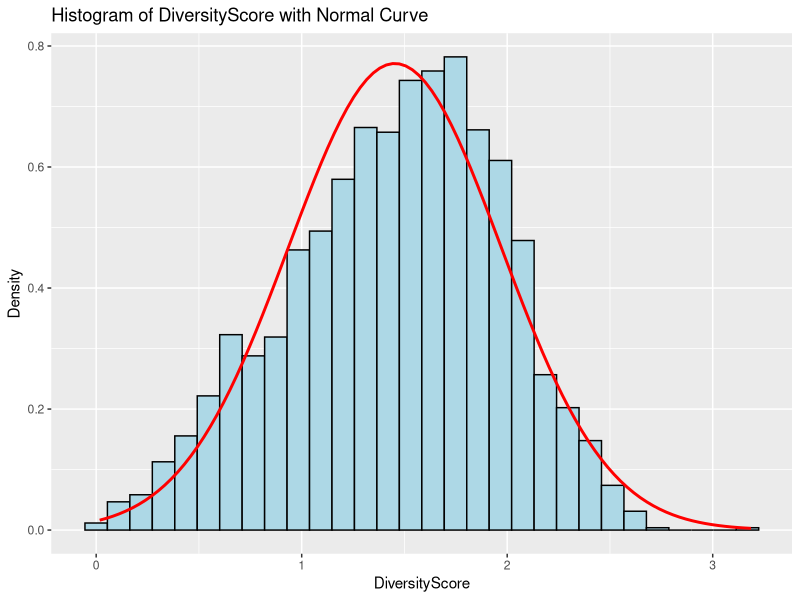
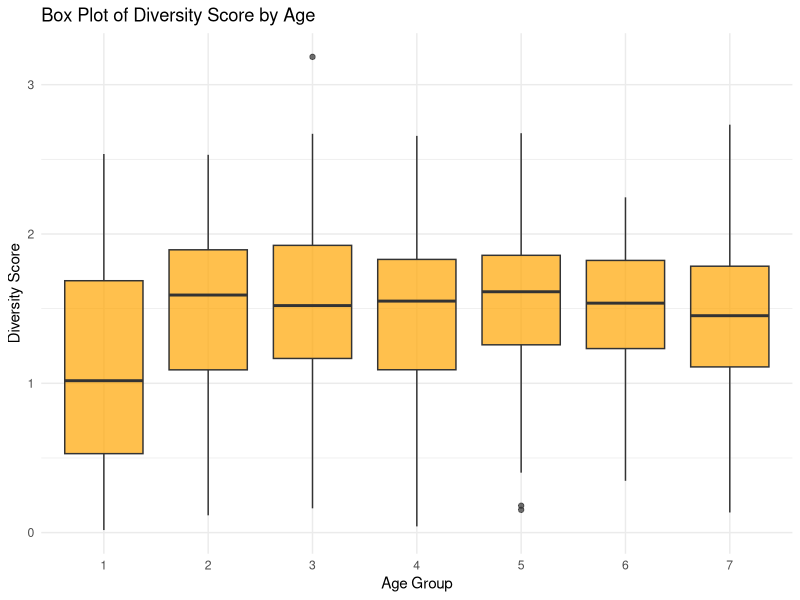
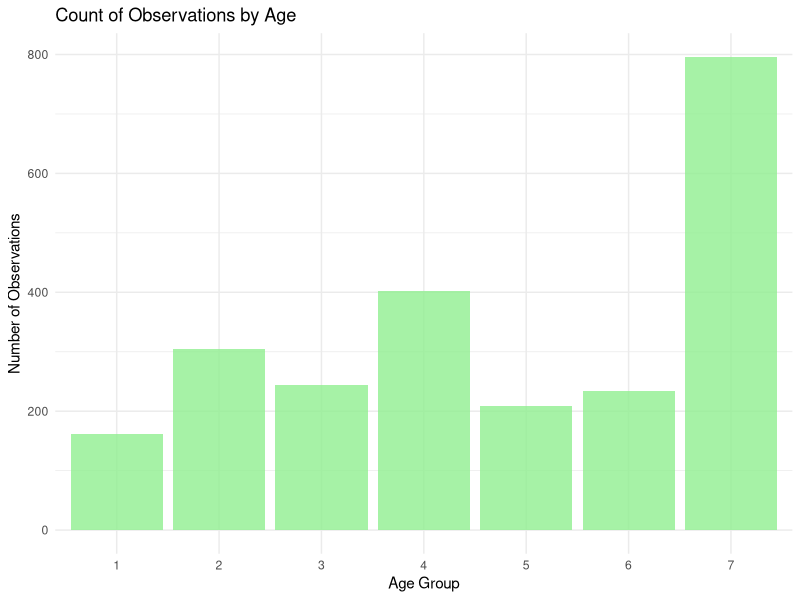
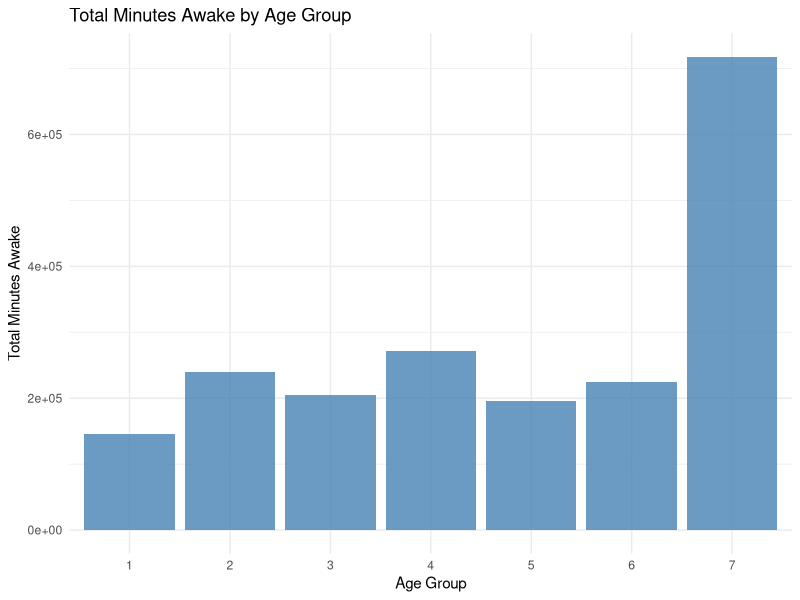
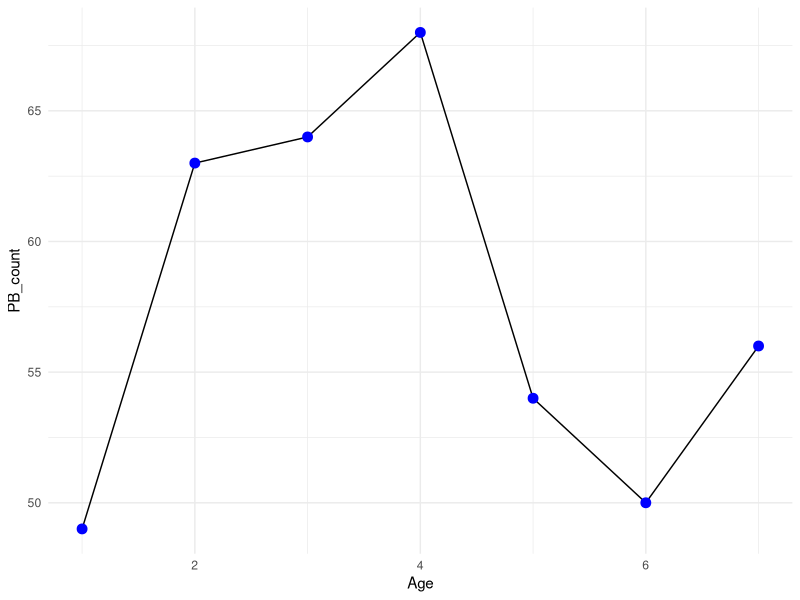

Write the R code that produced these figures, in order.
## ---- chunk 1
knitr::opts_chunk$set(echo = TRUE)
library(ggplot2)
library(dplyr)
library(tidyr)
## ---- chunk 2
library(dplyr)
library(ggplot2)
df_score <- read.csv("diversity_score.csv")
df <- read.csv("final_data.csv")
## ---- chunk 3
ggplot(df_score, aes(x = DiversityScore)) +
  geom_histogram(aes(y = after_stat(density)), bins = 30, fill = "lightblue", color = "black") +
  stat_function(fun = dnorm, args = list(mean = mean(df_score$DiversityScore, na.rm = TRUE), 
                                         sd = sd(df_score$DiversityScore, na.rm = TRUE)),
                color = "red", size = 1) +
  labs(title = "Histogram of DiversityScore with Normal Curve",
       x = "DiversityScore",
       y = "Density")

## ---- chunk 4
anova_result <- aov(DiversityScore ~ Age, data = df_score)
summary(anova_result)
## ---- chunk 5
#eda 3
ggplot(df_score, aes(x = as.factor(Age), y = DiversityScore)) +
  geom_boxplot(fill = "orange", alpha = 0.7) + # Box plot with a skyblue fill
  labs(
    title = "Box Plot of Diversity Score by Age",
    x = "Age Group",
    y = "Diversity Score"
  ) +
  theme_minimal() 

age_counts <- df_score %>%
  group_by(Age) %>%
  summarise(count = n()) # Count the number of rows for each age

# Print the counts to the console
print(age_counts)

# Create a bar plot for the count of observations by age
ggplot(age_counts, aes(x = as.factor(Age), y = count)) +
  geom_bar(stat = "identity", fill = "lightgreen", alpha = 0.8) + # Bar plot
  labs(
    title = "Count of Observations by Age",
    x = "Age Group",
    y = "Number of Observations"
  ) +
  theme_minimal()
## ---- chunk 6
#eda 5
final_data_df<-read.csv("final_data.csv")
total_minutes_awake <- final_data_df %>%
  group_by(Age) %>%
  summarise(total_minutes_awake = sum(Minutes.awake, na.rm = TRUE)) # Sum of minutes awake

# Print the total minutes awake for each age
print(total_minutes_awake)

# Create a bar plot to show the distribution of total minutes awake by age
ggplot(total_minutes_awake, aes(x = as.factor(Age), y = total_minutes_awake)) +
  geom_bar(stat = "identity", fill = "steelblue", alpha = 0.8) + # Bar plot
  labs(
    title = "Total Minutes Awake by Age Group",
    x = "Age Group",
    y = "Total Minutes Awake"
  ) +
  theme_minimal() 
## ---- chunk 7
result <- df %>%
  pivot_longer(cols = 7:ncol(df),
               names_to = "Behavior", 
               values_to = "Value") %>%
  filter(Value != 0.0)

result <- result %>%
  group_by(Age) %>%
  summarise(PB_count = n_distinct(Behavior)) %>%
  arrange(desc(PB_count))

ggplot(result, aes(x=Age, y=PB_count)) +
  geom_line() +
  geom_point(color = "blue", size = 3) +
  theme_minimal()

print(result)
